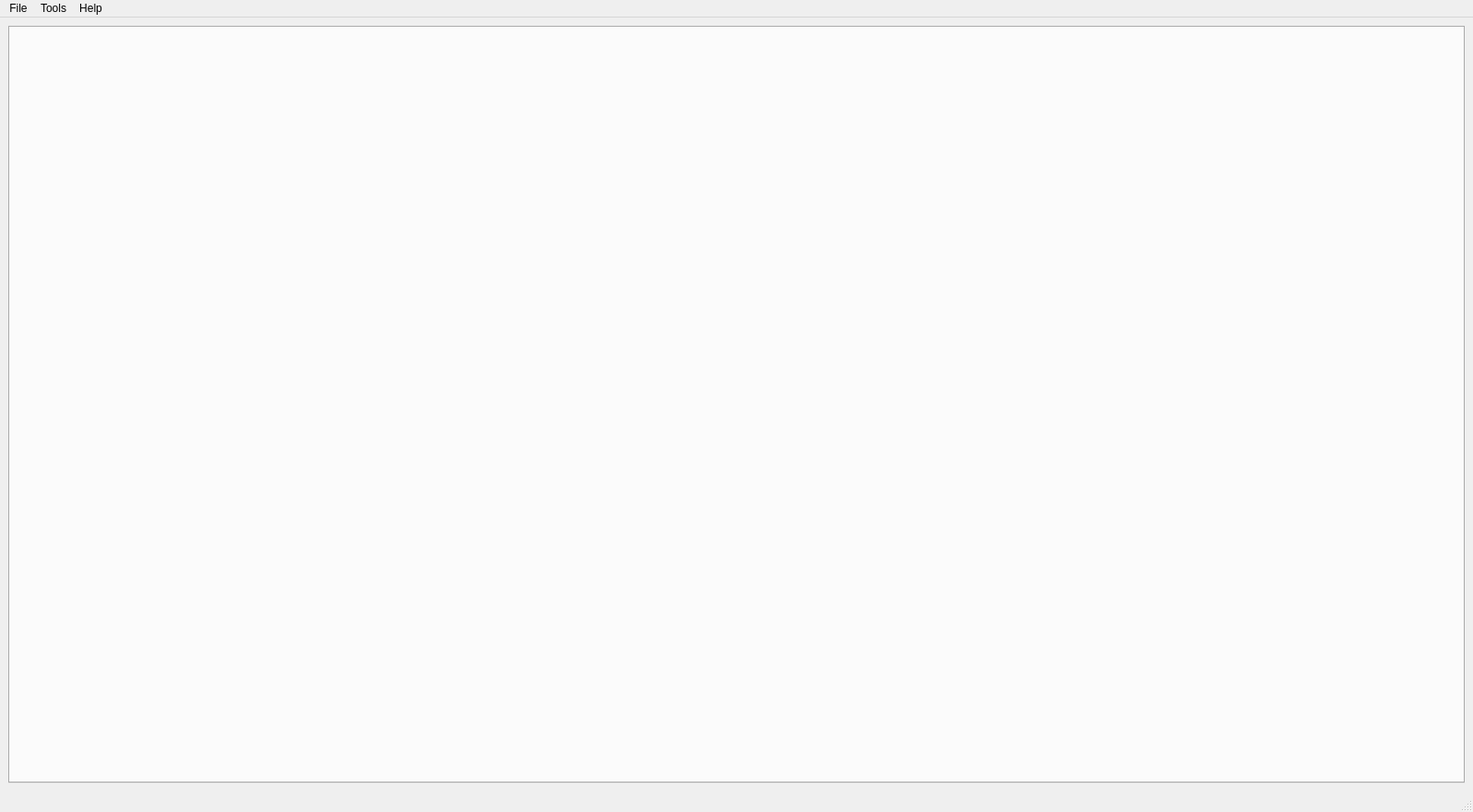
<?xml version="1.0" encoding="UTF-8"?>
<ui version="4.0">
 <class>MainWindow</class>
 <widget class="QMainWindow" name="MainWindow">
  <property name="geometry">
   <rect>
    <x>0</x>
    <y>0</y>
    <width>1598</width>
    <height>881</height>
   </rect>
  </property>
  <property name="sizePolicy">
   <sizepolicy hsizetype="Minimum" vsizetype="Minimum">
    <horstretch>1</horstretch>
    <verstretch>0</verstretch>
   </sizepolicy>
  </property>
  <property name="windowTitle">
   <string>MainWindow</string>
  </property>
  <widget class="QWidget" name="centralwidget">
   <property name="sizePolicy">
    <sizepolicy hsizetype="Minimum" vsizetype="Minimum">
     <horstretch>1</horstretch>
     <verstretch>0</verstretch>
    </sizepolicy>
   </property>
   <layout class="QVBoxLayout" name="verticalLayout">
    <item>
     <widget class="QTabWidget" name="tabWidget">
      <property name="sizePolicy">
       <sizepolicy hsizetype="Minimum" vsizetype="Minimum">
        <horstretch>1</horstretch>
        <verstretch>0</verstretch>
       </sizepolicy>
      </property>
      <property name="currentIndex">
       <number>-1</number>
      </property>
     </widget>
    </item>
   </layout>
  </widget>
  <widget class="QMenuBar" name="menubar">
   <property name="geometry">
    <rect>
     <x>0</x>
     <y>0</y>
     <width>1598</width>
     <height>43</height>
    </rect>
   </property>
   <property name="sizePolicy">
    <sizepolicy hsizetype="Minimum" vsizetype="Minimum">
     <horstretch>0</horstretch>
     <verstretch>0</verstretch>
    </sizepolicy>
   </property>
   <widget class="QMenu" name="menuFiles">
    <property name="title">
     <string>File</string>
    </property>
    <addaction name="actionOpen"/>
    <addaction name="actionSave"/>
    <addaction name="actionSave_as"/>
    <addaction name="separator"/>
    <addaction name="actionQuit"/>
   </widget>
   <widget class="QMenu" name="menuTools">
    <property name="title">
     <string>Tools</string>
    </property>
    <widget class="QMenu" name="menuChange_Mode">
     <property name="title">
      <string>Change Mode</string>
     </property>
     <addaction name="actionSimulation"/>
     <addaction name="actionPowder_elastic"/>
     <addaction name="actionPowder_TOF"/>
    </widget>
    <addaction name="menuChange_Mode"/>
   </widget>
   <widget class="QMenu" name="menuHelp">
    <property name="title">
     <string>Help</string>
    </property>
    <addaction name="actionMantid_help"/>
    <addaction name="actionDNS_website"/>
   </widget>
   <addaction name="menuFiles"/>
   <addaction name="menuTools"/>
   <addaction name="menuHelp"/>
  </widget>
  <widget class="QStatusBar" name="statusbar">
   <property name="sizePolicy">
    <sizepolicy hsizetype="Minimum" vsizetype="Minimum">
     <horstretch>0</horstretch>
     <verstretch>0</verstretch>
    </sizepolicy>
   </property>
  </widget>
  <action name="actionOpen">
   <property name="text">
    <string>Open</string>
   </property>
  </action>
  <action name="actionOpen_last">
   <property name="text">
    <string>Open last</string>
   </property>
  </action>
  <action name="actionSave">
   <property name="text">
    <string>Save</string>
   </property>
  </action>
  <action name="actionSave_as">
   <property name="text">
    <string>Save as..</string>
   </property>
  </action>
  <action name="actionQuit">
   <property name="text">
    <string>Quit</string>
   </property>
  </action>
  <action name="actionSimulation">
   <property name="text">
    <string>Simulation</string>
   </property>
  </action>
  <action name="actionPowder_elastic">
   <property name="text">
    <string>Powder elastic</string>
   </property>
  </action>
  <action name="actionPowder_TOF">
   <property name="text">
    <string>Powder TOF</string>
   </property>
  </action>
  <action name="actionSingle_crystal_elastic">
   <property name="text">
    <string>Single crystal elastic</string>
   </property>
  </action>
  <action name="actionSingle_crystal_TOF">
   <property name="text">
    <string>Single crystal TOF</string>
   </property>
  </action>
  <action name="actionOptions">
   <property name="text">
    <string>Options</string>
   </property>
  </action>
  <action name="actionMantid_help">
   <property name="text">
    <string>Mantid help</string>
   </property>
  </action>
  <action name="actionDNS_website">
   <property name="text">
    <string>DNS website</string>
   </property>
  </action>
 </widget>
 <resources/>
 <connections/>
</ui>
